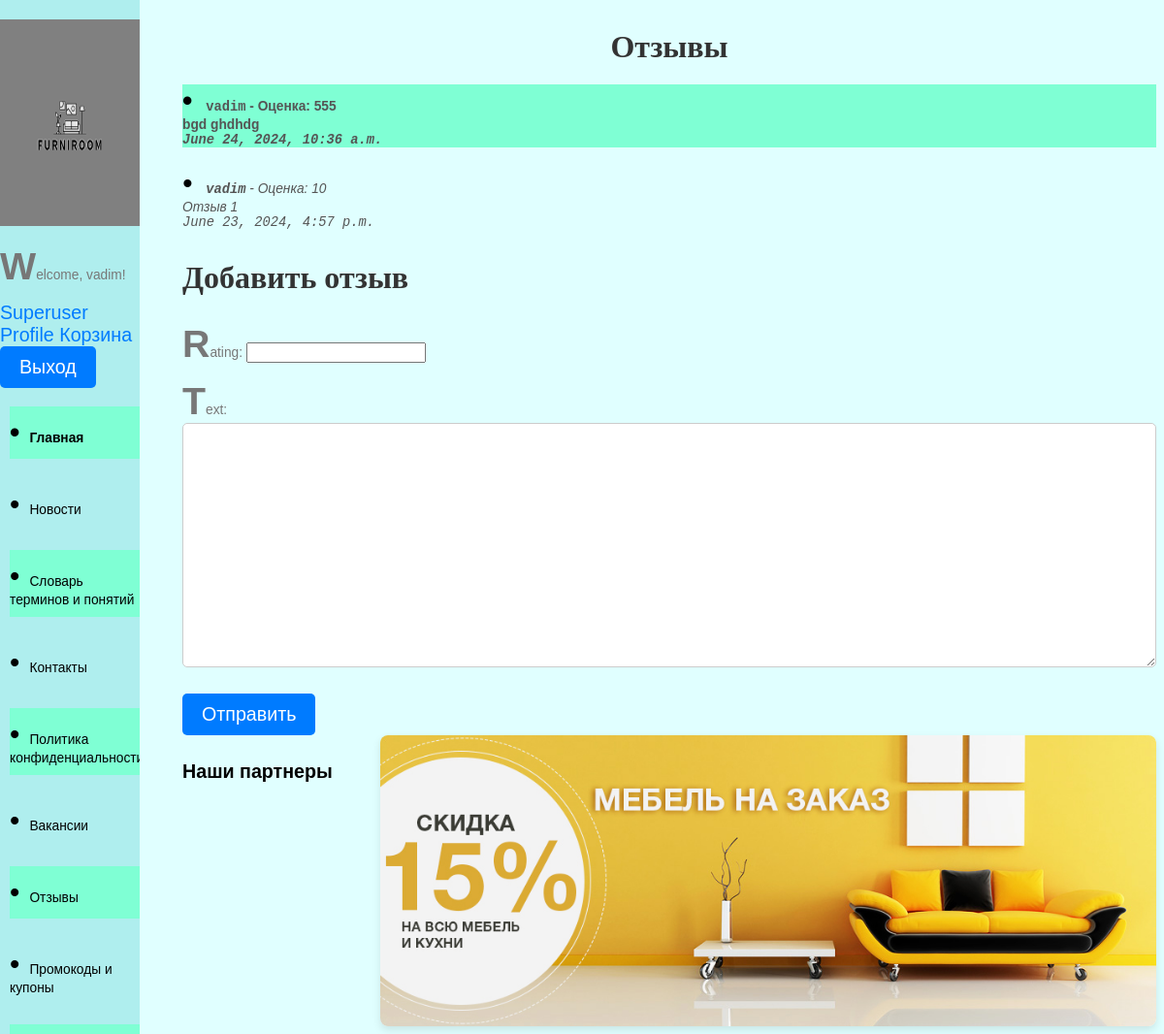
Screenshot of /reviews/ (signed in) with the database file from the repository.
### furniture/models.py (models this page shows, shortened)
class Review(models.Model):
    user = models.ForeignKey(User, on_delete=models.CASCADE)
    rating = models.IntegerField()
    text = models.TextField()
    date = models.DateTimeField(auto_now_add=True)
    class Meta:
        ordering = ['-date']

### furniture/views.py (the view)
# urls.py: path('reviews/', views.review_list, name='review_list'),
@login_required
def review_list(request):
    reviews = Review.objects.all()
    if request.method == 'POST':
        form = ReviewForm(request.POST)
        if form.is_valid():
            review = form.save(commit=False)
            review.user = request.user
            review.save()
            return redirect('review_list')
    else:
        form = ReviewForm()
    return render(request, 'review_list.html', {'reviews': reviews, 'form': form})

### furniture/forms.py
class ReviewForm(forms.ModelForm):
    class Meta:
        model = Review
        fields = ['rating', 'text']

### furniture/templates/review_list.html (shortened to what this page needs)
{% extends 'base.html' %}
{% block content %}
    <h1>Отзывы</h1>
    <ul>
        {% for review in reviews %}
            <li>
                <strong>{{ review.user.username }}</strong> - Оценка: {{ review.rating }}<br>
                {{ review.text }}<br>
                <em>{{ review.date }}</em>
            </li>
        {% empty %}
            <li>Пока нет отзывов.</li>
        {% endfor %}
    </ul>
     {% if user.is_authenticated %}
        <h2>Добавить отзыв</h2>
        <form method="post">
            {{ form.as_p }}
            <button type="submit">Отправить</button>
        </form>
    {% else %}
        <p>Чтобы добавить отзыв, <a href="{% url 'login' %}">войдите</a> или <a href="{% url 'signup' %}">зарегистрируйтесь</a>.</p>
    {% endif %}
{% endblock %}

### furniture/templates/base.html (shortened to what this page needs)
<!DOCTYPE html>
<html lang="en">
<head>
    {% load static %}
    <link rel="stylesheet" href="{%static 'furniture/style.css' %}">
</head>
<body>
    <header>
<div class="container">
    <div class="sidebar">
            <img src="{% static 'images/logo.png' %}" alt="Logo">
            {% if user.is_authenticated %}
            <p>Welcome, {{ user.username }}!</p>
            {% if user.is_superuser %}
                    <a href="{% url 'superuser_profile' %}">Superuser Profile</a>
            {% elif user.is_staff %}
                    <a href="{% url 'employee_profile' %}">Employee Profile</a>
            {% else %}
                    <a href="{% url 'client_profile' %}">Profile</a>
            {% endif %}
            <a href="/cart/">Корзина</a>
            <form action="{% url 'logout' %}" method="post">
                <button type="submit">Выход</button>
            </form>
        {% else %}
            <a href="{% url 'login' %}">Login</a>
            <a href="{% url 'signup' %}">Sign Up</a>
        {% endif %}
            <ul class="sidebar-nav">
                <li><a href="{% url 'home' %}">Главная</a></li>
                <li><a href="/news/">Новости</a></li>
                <li><a href="/dictionary/">Словарь терминов и понятий</a></li>
                <li><a href="/contacts/">Контакты</a></li>
                <li><a href="/privacy_policy/">Политика конфиденциальности</a></li>
                <li><a href="/vacancies/">Вакансии</a></li>
                <li><a href="/reviews/">Отзывы</a></li>
                <li><a href="/promo_codes_list/">Промокоды и купоны</a></li>
                <li><a href="/products_list/">Список продуктов</a></li>
            </ul>
    </div>
</div>
</header>
    <main>
        {% block content %}{% endblock %}
    </main>
    <footer>
    <div class="footer-content">
        <div class="partners">
            <h4>Наши партнеры</h4>
        </div>
        <img src="{% static 'images/banner1.jpg' %}" alt="Banner" width="600" height="300" class="footer-banner">
    </div>
</footer>
</body>
</html>

### furniture/static/furniture/style.css (style rules this page uses)
.container { display: flex; }
.sidebar { position: fixed; top: 0; left: 0; width: 12%; height: 100%; background-color: #AFEEEE; overflow-y: auto; z-index: 1000; padding-top: 20px; }
.sidebar-nav { list-style-type: none; padding: 0; }
.sidebar img { width: 100%; height: 20%; }
.sidebar-nav li { margin-left: 7%; padding: 10px 0; }
.sidebar-nav li a, a { text-decoration: none; color: black; }
main { padding-left: 180px; }
body { background-color: #E0FFFF; }
footer { padding-left: 180px; }
.footer-content { display: flex; justify-content: space-between; align-items: flex-start; }
.partners { display: flex; flex-wrap: wrap; gap: 20px; flex-grow: 1; }
.footer-banner { object-fit: cover; width: 800px; height: 300px; border-radius: 8px; box-shadow: 0 4px 8px rgba(0, 0, 0, 0.1); }
h2 { font-size: 12px; color: #2c3e50; margin-top: 30px; }
h1 { font-size: 16px; text-align: center; margin-bottom: 20px; }
ul { list-style-type: none; }
li::before { content: "\2022"; color: black; font-size: 1.5rem; margin-right: 10px; }
p { font-size: 0.7rem; color: #777; }
body { font-family: 'Arial', sans-serif; }
h1, h2 { font-family: 'Roboto', 'Times New Roman', 'Arial', sans-serif; font-size: 32px; color: #333; }
ul { list-style-type: none; padding: 0; }
li { margin-bottom: 20px; font-family: 'Verdana', sans-serif; font-size: 0.7rem; color: #555; }
strong, em { font-family: 'Courier New', monospace; }
form { font-family: 'Arial', sans-serif; font-size: 1rem; }
input[type="text"], textarea { font-family: 'Arial', sans-serif; font-size: 1rem; padding: 10px; border: 1px solid #ccc; border-radius: 5px; width: 100%; margin-bottom: 10px; box-sizing: border-box; }
button { font-family: 'Verdana', sans-serif; font-size: 1rem; padding: 10px 20px; background-color: #007bff; color: white; border: none; border-radius: 5px; cursor: pointer; }
a { color: #007bff; text-decoration: none; }
:root { --hue: 223; --bg: hsl(var(--hue),90%,90%); --fg: hsl(var(--hue),90%,10%); --primary: hsl(var(--hue),90%,55%); --red: hsl(3,90%,50%); --orange: hsl(33,90%,50%); --green: hsl(153,90%,30%); --purple: hsl(273,90%,50%); --magenta: hsl(303,90%,50%); --trans-dur: 0.3s; font-size: calc(16px + (20 - 16) * (100vw - 320px) / (1280 - 320)); }
p::first-letter { font-size: 2rem; font-weight: bold; }
li:first-child { font-weight: bold; }
li:last-child { font-style: italic; }
li:nth-child(odd) { background-color: #7FFFD4; }

### rows the page displays
Review: user.username "vadim", rating "555", text "bgd ghdhdg", date "June 24, 2024, 10:36 a.m."
Review: user.username "vadim", rating "10", text "Отзыв 1", date "June 23, 2024, 4:57 p.m."

### other values shown
{{ user.username }} "vadim"
